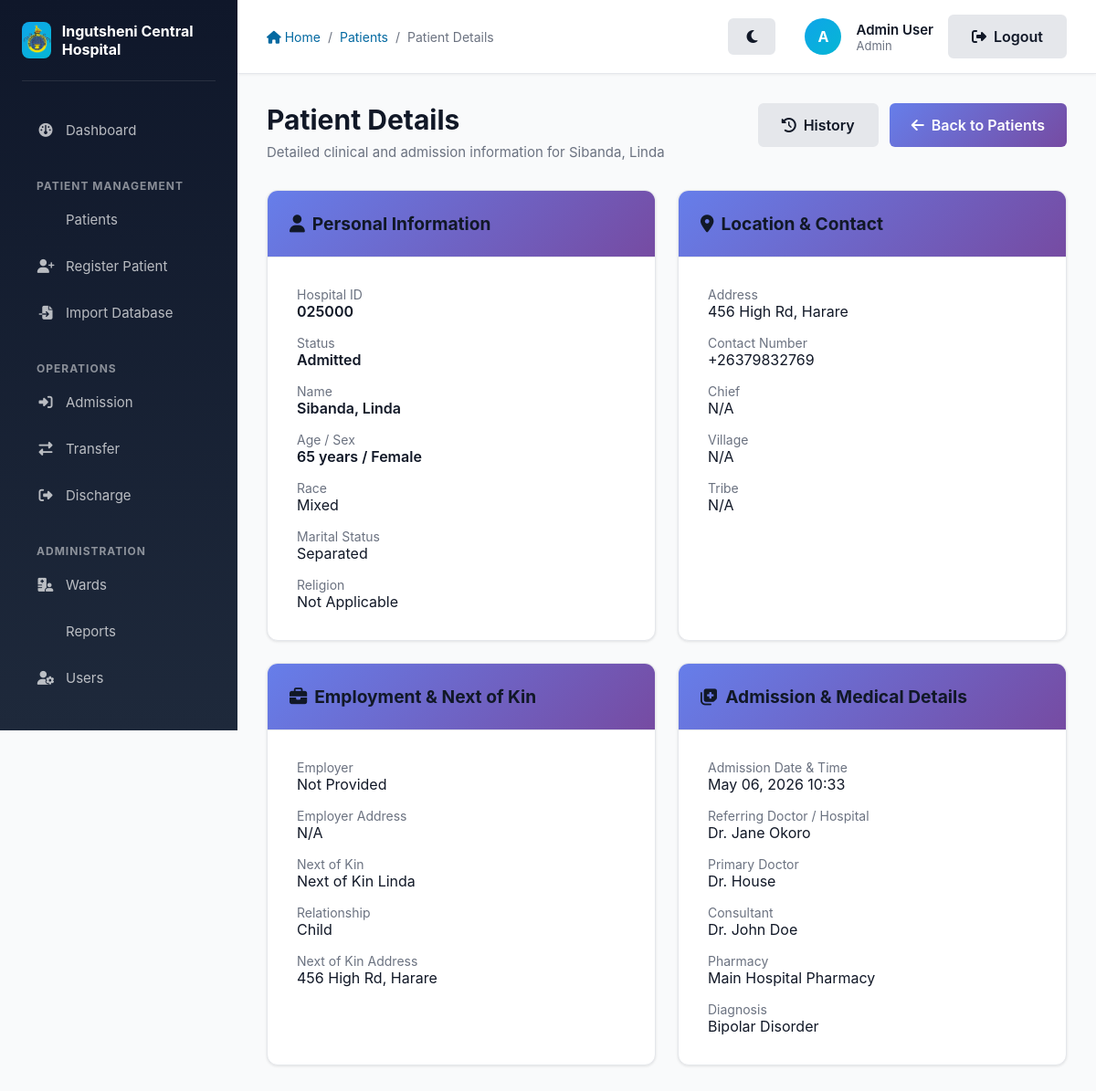
/patient/1 (signed in), run on the app's committed database.
### app/models/models.py (models this page shows)
class User(db.Model, UserMixin):
    __tablename__ = 'users'
    id = db.Column(db.Integer, primary_key=True)
    name = db.Column(db.String(100), nullable=False)
    email = db.Column(db.String(120), unique=True, nullable=False)
    password_hash = db.Column(db.String(128), nullable=False)
    role_id = db.Column(db.Integer, db.ForeignKey('roles.id'), nullable=False)
    ward_id = db.Column(db.Integer, db.ForeignKey('wards.id'), nullable=True)

class Role(db.Model):
    __tablename__ = 'roles'
    id = db.Column(db.Integer, primary_key=True)
    name = db.Column(db.String(50), unique=True, nullable=False)
    users = db.relationship('User', backref='role_obj', lazy=True)

class Patient(db.Model):
    __tablename__ = 'patients'
    id = db.Column(db.Integer, primary_key=True)
    hospital_id = db.Column(db.String(6), unique=True, nullable=False)
    surname = db.Column(db.String(100), nullable=False)
    first_names = db.Column(db.String(100), nullable=False)
    date_of_birth = db.Column(db.Date, nullable=False)
    age = db.Column(db.Integer, nullable=False)
    sex = db.Column(db.String(20), nullable=False)  # Male, Female, Other
    race = db.Column(db.String(50), nullable=False)
    marital_status = db.Column(db.String(50), nullable=False)  # Single, Married, Divorced, Widowed
    occupation = db.Column(db.String(100), nullable=False)
    religion = db.Column(db.String(50), default='Not Applicable')
    residential_address = db.Column(db.Text, nullable=False)
    contact_number = db.Column(db.String(20), nullable=False)
    employer_name = db.Column(db.String(100), nullable=True)
    employer_address = db.Column(db.Text, nullable=True)
    next_of_kin_name = db.Column(db.String(100), nullable=False)
    next_of_kin_address = db.Column(db.Text, nullable=False)
    next_of_kin_relationship = db.Column(db.String(50), nullable=False)
    chief = db.Column(db.String(100), default='Not Applicable')
    village = db.Column(db.String(100), default='Not Applicable')
    tribe = db.Column(db.String(100), default='Not Applicable')
    admission_datetime = db.Column(db.DateTime, nullable=False)
    referring_doctor_hospital = db.Column(db.String(150), nullable=False)
    diagnosis = db.Column(db.Text, nullable=False)
    doctor_name = db.Column(db.String(100), nullable=False)
    consultant_name = db.Column(db.String(100), nullable=False)
    pharmacy_name = db.Column(db.String(100), nullable=False)
    discharge_datetime = db.Column(db.DateTime, nullable=True)
    status = db.Column(db.String(50), default='Registered')  # Registered, Admitted, Transferred, Discharged, Deceased
    ward_id = db.Column(db.Integer, db.ForeignKey('wards.id'), nullable=True)
    is_deleted = db.Column(db.Boolean, default=False)
    created_at = db.Column(db.DateTime, default=lambda: datetime.now(timezone.utc))
    updated_at = db.Column(db.DateTime, default=lambda: datetime.now(timezone.utc), onupdate=lambda: datetime.now(timezone.utc))
    admissions = db.relationship('Admission', backref='patient', lazy=True)
    transfers = db.relationship('Transfer', backref='patient', lazy=True)
    discharges = db.relationship('Discharge', backref='patient', lazy=True)

### app/patients/routes.py (the view)
@patients.route('/patient/<int:patient_id>')
@login_required
def view_patient(patient_id):
    patient = Patient.query.get_or_404(patient_id)
    return render_template('patients/detail.html', patient=patient)

### app/templates/patients/detail.html (shortened to what this page needs)
{% extends "layout.html" %}
{% block breadcrumb %}
    <a href="{{ url_for('main.index') }}"><i class="fas fa-home"></i> Home</a>
    <span>/</span>
    <a href="{{ url_for('patients.list_patients') }}">Patients</a>
    <span>/</span>
    <span>Patient Details</span>
{% endblock %}
{% block content %}
    <div class="page-header flex-between" style="display: flex; justify-content: space-between; align-items: flex-start; gap: 1rem; flex-wrap: wrap;">
        <div>
            <h1 class="page-title">Patient Details</h1>
            <p class="page-subtitle">Detailed clinical and admission information for {{ patient.surname }}, {{ patient.first_names }}</p>
        </div>
        <div style="display: flex; gap: 0.75rem; flex-wrap: wrap;">
            <a href="{{ url_for('patients.patient_history', patient_id=patient.id) }}" class="btn btn-secondary no-print">
                <i class="fas fa-history"></i> History
            </a>
            <a href="{{ url_for('patients.list_patients') }}" class="btn btn-primary no-print">
                <i class="fas fa-arrow-left"></i> Back to Patients
            </a>
        </div>
    </div>
    <div class="grid grid-2" style="gap: 1.5rem; margin-bottom: 1.5rem;">
        <div class="card">
            <div class="card-header">
                <h2 class="card-title"><i class="fas fa-user"></i> Personal Information</h2>
            </div>
            <div class="card-body">
                <div class="grid grid-2" style="gap: 1rem;">
                    <div>
                        <p class="text-sm text-muted">Hospital ID</p>
                        <p class="font-semibold">{{ patient.hospital_id }}</p>
                    </div>
                    <div>
                        <p class="text-sm text-muted">Status</p>
                        <p class="font-semibold">{{ patient.status }}</p>
                    </div>
                </div>
                <div class="grid grid-2" style="gap: 1rem; margin-top: 1rem;">
                    <div>
                        <p class="text-sm text-muted">Name</p>
                        <p class="font-semibold">{{ patient.surname }}, {{ patient.first_names }}</p>
                    </div>
                    <div>
                        <p class="text-sm text-muted">Age / Sex</p>
                        <p class="font-semibold">{{ patient.age }} years / {{ patient.sex }}</p>
                    </div>
                </div>
                <div class="grid grid-2" style="gap: 1rem; margin-top: 1rem;">
                    <div>
                        <p class="text-sm text-muted">Race</p>
                        <p>{{ patient.race }}</p>
                    </div>
                    <div>
                        <p class="text-sm text-muted">Marital Status</p>
                        <p>{{ patient.marital_status }}</p>
                    </div>
                </div>
                <div style="margin-top: 1rem;">
                    <p class="text-sm text-muted">Religion</p>
                    <p>{{ patient.religion or 'Not Provided' }}</p>
                </div>
            </div>
        </div>
        <div class="card">
            <div class="card-header">
                <h2 class="card-title"><i class="fas fa-map-marker-alt"></i> Location & Contact</h2>
            </div>
            <div class="card-body">
                <div style="margin-bottom: 1rem;">
                    <p class="text-sm text-muted">Address</p>
                    <p>{{ patient.residential_address }}</p>
                </div>
                <div style="margin-bottom: 1rem;">
                    <p class="text-sm text-muted">Contact Number</p>
                    <p>{{ patient.contact_number }}</p>
                </div>
                <div class="grid grid-3" style="gap: 1rem;">
                    <div>
                        <p class="text-sm text-muted">Chief</p>
                        <p>{{ patient.chief }}</p>
                    </div>
                    <div>
                        <p class="text-sm text-muted">Village</p>
                        <p>{{ patient.village }}</p>
                    </div>
                    <div>
                        <p class="text-sm text-muted">Tribe</p>
                        <p>{{ patient.tribe }}</p>
                    </div>
                </div>
            </div>
        </div>
    </div>
    <div class="grid grid-2" style="gap: 1.5rem; margin-bottom: 1.5rem;">
        <div class="card">
            <div class="card-header">
                <h2 class="card-title"><i class="fas fa-briefcase"></i> Employment & Next of Kin</h2>
            </div>
            <div class="card-body">
                <div style="margin-bottom: 1rem;">
                    <p class="text-sm text-muted">Employer</p>
                    <p>{{ patient.employer_name or 'Not Provided' }}</p>
                </div>
                <div style="margin-bottom: 1rem;">
                    <p class="text-sm text-muted">Employer Address</p>
                    <p>{{ patient.employer_address or 'Not Provided' }}</p>
                </div>
                <div style="margin-bottom: 1rem;">
                    <p class="text-sm text-muted">Next of Kin</p>
                    <p>{{ patient.next_of_kin_name }}</p>
                </div>
                <div style="margin-bottom: 1rem;">
                    <p class="text-sm text-muted">Relationship</p>
                    <p>{{ patient.next_of_kin_relationship }}</p>
                </div>
                <div>
                    <p class="text-sm text-muted">Next of Kin Address</p>
                    <p>{{ patient.next_of_kin_address }}</p>
                </div>
            </div>
        </div>
        <div class="card">
            <div class="card-header">
                <h2 class="card-title"><i class="fas fa-notes-medical"></i> Admission & Medical Details</h2>
            </div>
            <div class="card-body">
                <div style="margin-bottom: 1rem;">
                    <p class="text-sm text-muted">Admission Date & Time</p>
                    <p>{{ patient.admission_datetime.strftime('%B %d, %Y %H:%M') if patient.admission_datetime else 'Not Set' }}</p>
                </div>
                <div style="margin-bottom: 1rem;">
                    <p class="text-sm text-muted">Referring Doctor / Hospital</p>
                    <p>{{ patient.referring_doctor_hospital }}</p>
                </div>
                <div style="margin-bottom: 1rem;">
                    <p class="text-sm text-muted">Primary Doctor</p>
                    <p>{{ patient.doctor_name }}</p>
                </div>
                <div style="margin-bottom: 1rem;">
                    <p class="text-sm text-muted">Consultant</p>
                    <p>{{ patient.consultant_name }}</p>
                </div>
                <div style="margin-bottom: 1rem;">
                    <p class="text-sm text-muted">Pharmacy</p>
                    <p>{{ patient.pharmacy_name }}</p>
                </div>
                <div>
                    <p class="text-sm text-muted">Diagnosis</p>
                    <p>{{ patient.diagnosis }}</p>
                </div>
            </div>
        </div>
    </div>
{% endblock %}

### app/templates/layout.html (shortened to what this page needs)
<!DOCTYPE html>
<html lang="en">
<head>
    <link rel="stylesheet" href="{{ url_for('static', filename='style.css') }}">
    <link rel="stylesheet" href="https://cdnjs.cloudflare.com/ajax/libs/font-awesome/6.4.0/css/all.min.css">
</head>
<body>
    <aside class="sidebar no-print" id="sidebar">
        <div class="sidebar-header">
            <div class="sidebar-logo">
                <img src="{{ url_for('static', filename='images/logo.png') }}" alt="Ingutsheni Central Hospital Logo">
            </div>
            <div class="sidebar-title">Ingutsheni Central Hospital</div>
        </div>
        <nav class="sidebar-nav">
            <li><a href="{{ url_for('main.index') }}" class="{% if request.endpoint == 'main.index' %}active{% endif %}">
                <i class="fas fa-dashboard"></i> Dashboard
            </a></li>
        </nav>
        {% if current_user.is_authenticated %}
            <div class="sidebar-section-title">Patient Management</div>
            <nav class="sidebar-nav">
                <li><a href="{{ url_for('patients.list_patients') }}" class="{% if request.endpoint == 'patients.list_patients' %}active{% endif %}">
                     Patients
                </a></li>
                <li><a href="{{ url_for('patients.register_patient') }}" class="{% if request.endpoint == 'patients.register_patient' %}active{% endif %}">
                    <i class="fas fa-user-plus"></i> Register Patient
                </a></li>
                {% if current_user.role_obj.name in ['Admin', 'CMO'] %}
                <li><a href="{{ url_for('patients.import_database') }}" class="{% if request.endpoint == 'patients.import_database' %}active{% endif %}">
                    <i class="fas fa-file-import"></i> Import Database
                </a></li>
                {% endif %}
            </nav>
            <div class="sidebar-section-title">Operations</div>
            <nav class="sidebar-nav">
                <li><a href="{{ url_for('patients.list_patients') }}" class="{% if request.endpoint == 'patients.admit_patient' %}active{% endif %}">
                    <i class="fas fa-sign-in-alt"></i> Admission
                </a></li>
                <li><a href="{{ url_for('patients.list_patients') }}" class="{% if request.endpoint == 'transfers.transfer_patient' %}active{% endif %}">
                    <i class="fas fa-exchange-alt"></i> Transfer
                </a></li>
                <li><a href="{{ url_for('patients.list_patients') }}" class="{% if request.endpoint == 'patients.discharge_patient' %}active{% endif %}">
                    <i class="fas fa-sign-out-alt"></i> Discharge
                </a></li>
            </nav>
            <div class="sidebar-section-title">Administration</div>
            <nav class="sidebar-nav">
                <li><a href="{{ url_for('wards.list_wards') }}" class="{% if request.endpoint == 'wards.list_wards' %}active{% endif %}">
                    <i class="fas fa-hospital-user"></i> Wards
                </a></li>
                <li><a href="{{ url_for('reports.view_reports') }}" class="{% if request.endpoint == 'reports.view_reports' %}active{% endif %}">
                     Reports
                </a></li>
                {% if current_user.role_obj.name == 'Admin' %}
                    <li><a href="{{ url_for('auth.manage_users') }}" class="{% if request.endpoint == 'auth.manage_users' %}active{% endif %}">
                        <i class="fas fa-user-gear"></i> Users
                    </a></li>
                {% endif %}
            </nav>
        {% endif %}
    </aside>
    <div class="main-content">
        <div class="top-bar no-print">
            <div class="top-bar-left">
                <div class="breadcrumb">
                    {% block breadcrumb %}{% endblock %}
                </div>
            </div>
            <div class="top-bar-right" style="display: flex; align-items: center; gap: 1rem;">
                <div style="display: flex; align-items: center; gap: 1rem; margin-right: 1rem;">
                    <button id="themeToggle" class="btn btn-secondary btn-sm" title="Toggle Dark/Light Mode" style="border-radius: 50%; width: 40px; height: 40px; padding: 0;">
                        <i class="fas fa-moon"></i>
                    </button>
                </div>
                {% if current_user.is_authenticated %}
                    <div class="user-menu">
                        <div class="user-avatar" title="{{ current_user.name }}">
                            {{ current_user.name[0].upper() }}
                        </div>
                        <div class="user-info">
                            <div class="user-name">{{ current_user.name }}</div>
                            <div class="user-role">{{ current_user.role_obj.name }}</div>
                        </div>
                    </div>
                    <a href="{{ url_for('auth.logout') }}" class="btn btn-secondary btn-sm">
                        <i class="fas fa-sign-out-alt"></i> Logout
                    </a>
                {% else %}
                    <a href="{{ url_for('auth.login') }}" class="btn btn-primary btn-sm">
                        <i class="fas fa-sign-in-alt"></i> Login
                    </a>
                {% endif %}
            </div>
        </div>
        <div class="page-content">
            {% block content %}{% endblock %}
        </div>
    </div>
</body>
</html>

### data on the page
User: name "A", name "Admin User"
Role: role_obj.name "Admin"
Patient: surname "Sibanda", first_names "Linda", hospital_id "025000", status "Admitted", age "65", sex "Female", race "Mixed", marital_status "Separated", religion "Not Applicable", residential_address "456 High Rd, Harare", contact_number "+26379832769", chief "N/A", village "N/A", tribe "N/A", employer_name "Not Provided", employer_address "N/A", next_of_kin_name "Next of Kin Linda", next_of_kin_relationship "Child", next_of_kin_address "456 High Rd, Harare", admission_datetime "May 06, 2026 10:33", referring_doctor_hospital "Dr. Jane Okoro", doctor_name "Dr. House", consultant_name "Dr. John Doe", pharmacy_name "Main Hospital Pharmacy", diagnosis "Bipolar Disorder"
